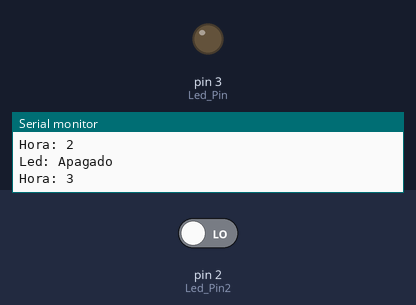
The sketch below on a simulated Arduino Uno, built with avr-gcc and run on an emulated ATmega328P. Shown: output pins drawn as LEDs (lit = HIGH), the last lines printed to the serial monitor. The inputs (shaded band) are chosen by the test bench; at power-on: pin 2 (Led_Pin2) LOW.

Above: at 2.8 s.
2.9 s: pin 2 (Led_Pin2) driven HIGH
At 4.2 s:
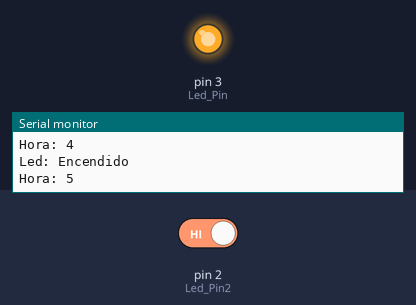
4.5 s: pin 2 (Led_Pin2) driven LOW
At 5.7 s:
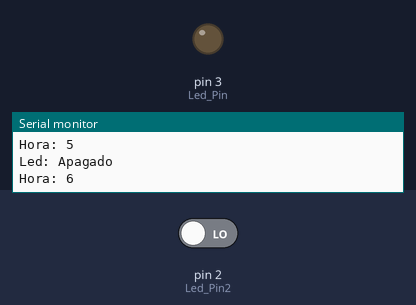
Timing chart, 0 to 7.5 s (numbered marks = the images above; inputs shaded):
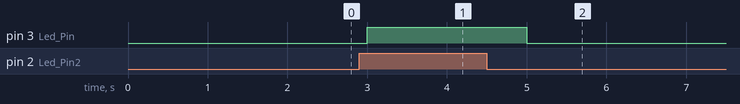

Measured:
- after the input at 2.9 s, pin 3 (Led_Pin): LOW → HIGH after 0.10 s
- after the input at 4.5 s, pin 3 (Led_Pin): HIGH → LOW after 0.50 s

The sketch:

UTN-Clase-Arduino04_002.ino
```cpp
// Codigo Ejemplo
int Led_Pin = 3;
int Led_Pin2 = 2;
int Fot_Pin = A0;
int Int_Pin = 2;
int sensorValue = 0;
int inputValue = 0;
int counter = 0;


//Limites invierno
int start1 = 18;
int stop1 = 24;

//Limites verano
int start2 = 20;
int stop2 = 1;

void setup()
{
  Serial.begin(9600);
  pinMode(Led_Pin, OUTPUT);
  pinMode(Led_Pin2, OUTPUT);
  pinMode(Int_Pin, INPUT);

}

void loop()
{
  //Lectura digital
  inputValue = digitalRead(Int_Pin);
  if (inputValue == HIGH)
  {
    Serial.println("Led: Encendido");
   digitalWrite(Led_Pin, 1);
    digitalWrite(Led_Pin2, 1);
  }
  else
  {
    if(counter >= start1)
    {
      //Lectura Analógica
      sensorValue = analogRead(Fot_Pin);
      if(sensorValue < 500)
      {
        Serial.println("Led: Encendido");
        digitalWrite(Led_Pin, 1);
        digitalWrite(Led_Pin2, 1);
      }else{
        Serial.println("Led: Apagado");
        digitalWrite(Led_Pin, 0);
        digitalWrite(Led_Pin2, 0);
      }
   }
    else
   {
     Serial.println("Led: Apagado");
        digitalWrite(Led_Pin, 0);
        digitalWrite(Led_Pin2, 0);
    }
}

counter++;
Serial.print("Hora: ");
Serial.println(counter);
if (counter == 24)
{
  counter = 0;
}
delay(1000);
}
```
